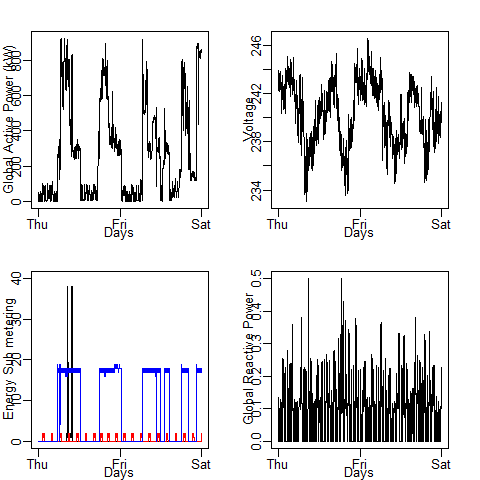

Source code (R):
## Pls check out file - " Initial steps" to get an idea on how this worked
par(mfrow = c(2,2))
par(mar=c(2,2,2,2))
par(mgp = c(1,0.5,0))

plot(X[,1], X[,2], xlab = "Days",ylab = "Global Active Power (kW)", type = "l")

plot(X[,1], as.numeric(as.character(X[,4])), xlab = "Days",ylab = "Voltage", type = "l")

plot(X[,1], as.numeric(as.character(X[,6])), type = "l", ylim = c(0,40), xlab = "Days", ylab = "Energy Sub metering")
lines(X[,1], as.numeric(as.character(X[,7])), col = "red")
lines(X[,1], as.numeric(as.character(X[,8])), col = "blue")

plot(X[,1], as.numeric(as.character(X[,3])), xlab = "Days",ylab = "Global Reactive Power", type = "l")
# copy plot4 to png device, named as "plot2.png"
dev.copy(png, file="Plot4.png", width=480, height=480)
dev.off()
